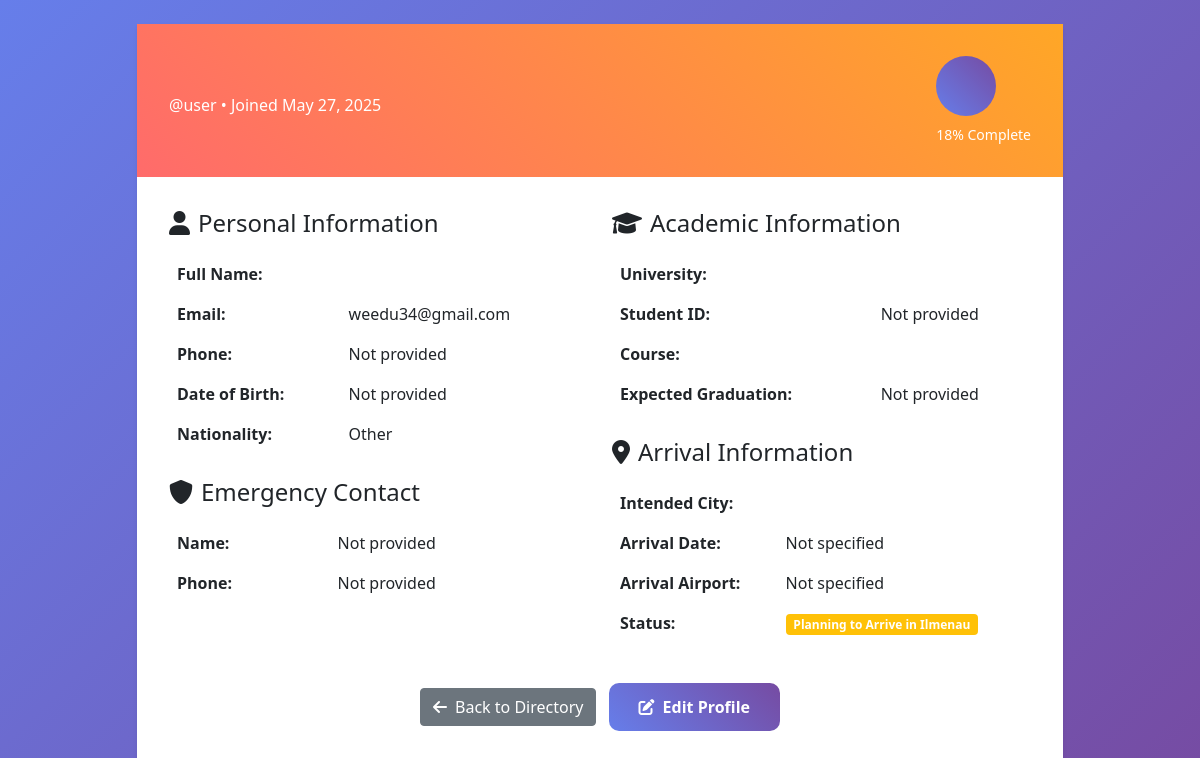
Page /accounts/users/1/ (signed in) on the committed database.
### accounts/models.py (models this page shows, shortened)
class CustomUser(AbstractUser):
    UNIVERSITY_CHOICES = [
        ('TU_ILMENAU', 'Technical University of Ilmenau'),
        ('OTHER_ILMENAU', 'Other Institution in Ilmenau'),
    ]
    COUNTRY_CHOICES = [
        ('US', 'United States'),
        ('IN', 'India'),
        ('CN', 'China'),
        ('BR', 'Brazil'),
        ('TR', 'Turkey'),
        ('RU', 'Russia'),
        ('MX', 'Mexico'),
        ('PK', 'Pakistan'),
        ('BD', 'Bangladesh'),
        ('NG', 'Nigeria'),
        ('OTHER', 'Other')
    ]
    ARRIVAL_STATUS_CHOICES = [
        ('PLANNING', 'Planning to Arrive in Ilmenau'),
        ('ARRIVED', 'Arrived in Ilmenau'),
    ]
    phone_regex = RegexValidator(
        regex=r'^\+?1?\d{9,15}$',
        message="Phone number must be entered in the format: '+999999999'. Up to 15 digits allowed."
    )
    phone_number = models.CharField(validators=[phone_regex], max_length=17, blank=True)
    date_of_birth = models.DateField(null=True, blank=True)
    nationality = models.CharField(max_length=50, choices=COUNTRY_CHOICES, default='OTHER')
    university = models.CharField(max_length=100, choices=UNIVERSITY_CHOICES, default='TU_ILMENAU')
    student_id = models.CharField(max_length=50, blank=True)
    course_of_study = models.CharField(max_length=200, blank=True)
    expected_graduation = models.DateField(null=True, blank=True)
    intended_city = models.CharField(max_length=100, default='Ilmenau', editable=False)
    arrival_date = models.DateField(null=True, blank=True)
    arrival_airport = models.CharField(
        max_length=50,
        blank=True,
        help_text="Main airports: ERF (Erfurt), LEJ (Leipzig), FRA (Frankfurt)"
    )
    arrival_status = models.CharField(max_length=20, choices=ARRIVAL_STATUS_CHOICES, default='PLANNING')
    emergency_contact_name = models.CharField(max_length=200, blank=True)
    emergency_contact_phone = models.CharField(validators=[phone_regex], max_length=17, blank=True)
    profile_completed = models.BooleanField(default=False)
    registration_completed = models.BooleanField(default=False)

### accounts/views.py (the view)
# urls.py: path('users/<int:user_id>/', views.user_detail, name='user_detail'),
@login_required
def user_detail(request, user_id):
    user = get_object_or_404(CustomUser, id=user_id)
    if not request.user.is_staff and request.user != user:
        messages.error(request, "You don't have permission to view this profile.")
        return redirect('dashboard')
    checklist_progress = None
    if user.arrival_status == 'PLANNING':
        checklist_progress = get_user_ilmenau_checklist_data(user)
    context = {
        'profile_user': user,
        'completion_percentage': calculate_profile_completion(user),
        'checklist_progress': checklist_progress,
    }
    return render(request, 'accounts/user_detail.html', context)

### accounts/models.py (called while the page is built)
    def is_relevant_for_user(self, user):
        if self.tu_ilmenau_specific and user.university != 'TU_ILMENAU':
            return False
        return True

### accounts/views.py (called while the page is built)
def calculate_profile_completion(user):
    total_fields = 11  # Reduced since intended_city is fixed
    completed_fields = 0
    if user.first_name: completed_fields += 1
    if user.last_name: completed_fields += 1
    if user.email: completed_fields += 1
    if user.phone_number: completed_fields += 1
    if user.date_of_birth: completed_fields += 1
    if user.nationality: completed_fields += 1
    if user.university: completed_fields += 1
    if user.course_of_study: completed_fields += 1
    if user.arrival_date: completed_fields += 1
    if user.emergency_contact_name: completed_fields += 1
    if user.emergency_contact_phone: completed_fields += 1
    return int((completed_fields / total_fields) * 100)

### templates/accounts/user_detail.html (shortened to what this page needs)
{% extends 'base.html' %}
{% block content %}
<div class="container py-4">
    <div class="row justify-content-center">
        <div class="col-md-10">
            <div class="bg-white rounded-3 shadow-sm">
                <div class="auth-header">
                    <div class="d-flex justify-content-between align-items-center">
                        <div>
                            <p class="mb-0">@{{ profile_user.username }} • Joined {{ profile_user.date_joined|date:"M d, Y" }}</p>
                        </div>
                        <div class="text-end">
                            <div class="avatar-circle" style="width: 60px; height: 60px; font-size: 24px;">
                            </div>
                            <small class="d-block mt-2">{{ completion_percentage }}% Complete</small>
                        </div>
                    </div>
                </div>
                <div class="auth-body">
                    <div class="row">
                        <div class="col-md-6">
                            <h4 class="mb-3"><i class="fas fa-user me-2"></i>Personal Information</h4>
                            <table class="table table-borderless">
                                <tr>
                                    <td><strong>Full Name:</strong></td>
                                    <td>{{ profile_user.get_full_name }}</td>
                                </tr>
                                <tr>
                                    <td><strong>Email:</strong></td>
                                    <td>{{ profile_user.email }}</td>
                                </tr>
                                <tr>
                                    <td><strong>Phone:</strong></td>
                                    <td>{{ profile_user.phone_number|default:"Not provided" }}</td>
                                </tr>
                                <tr>
                                    <td><strong>Date of Birth:</strong></td>
                                    <td>{{ profile_user.date_of_birth|default:"Not provided" }}</td>
                                </tr>
                                <tr>
                                    <td><strong>Nationality:</strong></td>
                                    <td>{{ profile_user.get_nationality_display }}</td>
                                </tr>
                            </table>
                            <h4 class="mb-3 mt-4"><i class="fas fa-shield-alt me-2"></i>Emergency Contact</h4>
                            <table class="table table-borderless">
                                <tr>
                                    <td><strong>Name:</strong></td>
                                    <td>{{ profile_user.emergency_contact_name|default:"Not provided" }}</td>
                                </tr>
                                <tr>
                                    <td><strong>Phone:</strong></td>
                                    <td>{{ profile_user.emergency_contact_phone|default:"Not provided" }}</td>
                                </tr>
                            </table>
                        </div>
                        <div class="col-md-6">
                            <h4 class="mb-3"><i class="fas fa-graduation-cap me-2"></i>Academic Information</h4>
                            <table class="table table-borderless">
                                <tr>
                                    <td><strong>University:</strong></td>
                                    <td>{{ profile_user.get_university_display }}</td>
                                </tr>
                                <tr>
                                    <td><strong>Student ID:</strong></td>
                                    <td>{{ profile_user.student_id|default:"Not provided" }}</td>
                                </tr>
                                <tr>
                                    <td><strong>Course:</strong></td>
                                    <td>{{ profile_user.course_of_study }}</td>
                                </tr>
                                <tr>
                                    <td><strong>Expected Graduation:</strong></td>
                                    <td>{{ profile_user.expected_graduation|default:"Not provided" }}</td>
                                </tr>
                            </table>
                            <h4 class="mb-3 mt-4"><i class="fas fa-map-marker-alt me-2"></i>Arrival Information</h4>
                            <table class="table table-borderless">
                                <tr>
                                    <td><strong>Intended City:</strong></td>
                                    <td>{{ profile_user.intended_city }}</td>
                                </tr>
                                <tr>
                                    <td><strong>Arrival Date:</strong></td>
                                    <td>{{ profile_user.arrival_date|default:"Not specified" }}</td>
                                </tr>
                                <tr>
                                    <td><strong>Arrival Airport:</strong></td>
                                    <td>{{ profile_user.arrival_airport|default:"Not specified" }}</td>
                                </tr>
                                <tr>
                                    <td><strong>Status:</strong></td>
                                    <td>
                                        <span class="badge bg-{% if profile_user.arrival_status == 'ARRIVED' %}success{% elif profile_user.arrival_status == 'PLANNING' %}warning{% else %}info{% endif %}">
                                            {{ profile_user.get_arrival_status_display }}
                                        </span>
                                    </td>
                                </tr>
                            </table>
                        </div>
                    </div>
                    <div class="text-center mt-4">
                        <a href="{% url 'user_list' %}" class="btn btn-secondary">
                            <i class="fas fa-arrow-left me-2"></i>Back to Directory
                        </a>
                        {% if request.user == profile_user %}
                            <a href="{% url 'profile_update' %}" class="btn btn-primary ms-2">
                                <i class="fas fa-edit me-2"></i>Edit Profile
                            </a>
                        {% endif %}
                    </div>
                </div>
            </div>
        </div>
    </div>
</div>
{% endblock %}

### static/css/base.css (style rules this page uses)
body { background: linear-gradient(135deg, #667eea 0%, #764ba2 100%); min-height: 100vh; font-family: 'Segoe UI', Tahoma, Geneva, Verdana, sans-serif; }
.auth-header { background: linear-gradient(45deg, #ff6b6b, #ffa726); color: white; padding: 2rem; text-align: center; }
.auth-body { padding: 2rem; }
.btn-primary { background: linear-gradient(45deg, #667eea, #764ba2); border: none; border-radius: 10px; padding: 12px 30px; font-weight: 600; transition: all 0.3s ease; }
.avatar-circle { width: 40px; height: 40px; border-radius: 50%; background: linear-gradient(45deg, #667eea, #764ba2); color: white; display: flex; align-items: center; justify-content: center; font-weight: bold; font-size: 14px; }
.card-hover { transition: transform 0.3s ease, box-shadow 0.3s ease; }

### rows in the picture
CustomUser: username "user", date_joined "May 27, 2025", email "weedu34@gmail.com", phone_number "Not provided", date_of_birth "Not provided", nationality "Other", emergency_contact_name "Not provided", emergency_contact_phone "Not provided", student_id "Not provided", expected_graduation "Not provided", arrival_date "Not specified", arrival_airport "Not specified", arrival_status "Planning to Arrive in Ilmenau"

### other values in the picture
{{ completion_percentage }} "18"
